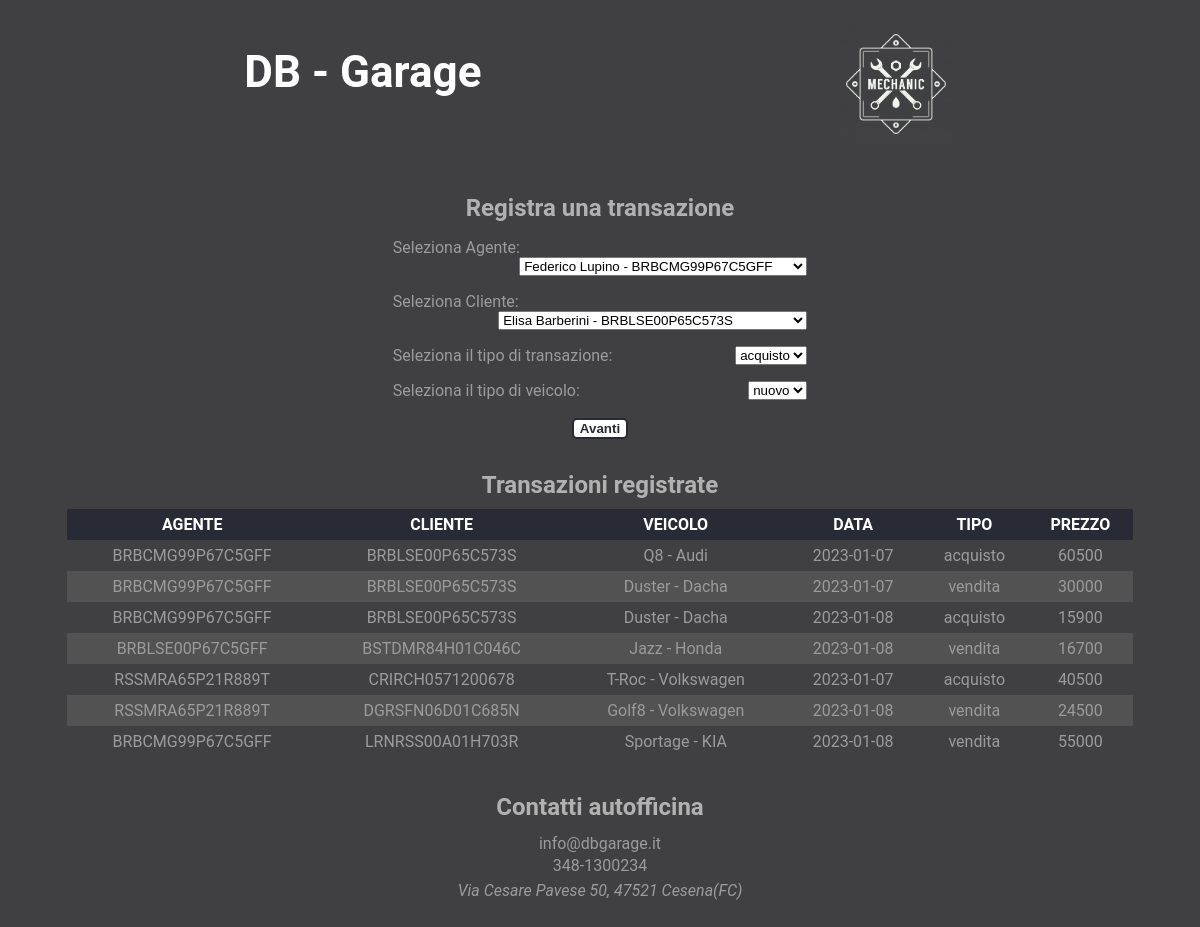
Page /app-web/gestione_transazioni.php on the committed database.
### tables this page shows
CREATE TABLE `transazione` (
  `CF_cliente` char(16) NOT NULL,
  `CF_agente` char(16) NOT NULL,
  `targa` varchar(7) NOT NULL,
  `prezzo` int(6) NOT NULL,
  `tipologia` char(8) NOT NULL,
  `data_transazione` date NOT NULL,
  `ora` time NOT NULL
);

CREATE TABLE `veicolo_usato` (
  `casa_produttrice` char(15) NOT NULL,
  `modello` char(20) NOT NULL,
  `anno_produzione` year(4) NOT NULL,
  `cilindrata` char(10) NOT NULL,
  `km_percorsi` int(6) DEFAULT NULL,
  `targa` varchar(7) NOT NULL
);

### app-web/gestione_transazioni.php (called while the page is built, shortened)
<?php
    require_once 'require.php';
    $SetParameters["titolo"] = "Gestione transazioni";
    $SetParameters["file"] = "nuova_transazione.php";
	$SetParameters["selezionati_specifiche"] = false;
	if(isset($_POST["avanti"]) && isset($_POST["selezioneAgente"]) && isset($_POST["selezioneCliente"]) && isset($_POST["selezioneTipo"])){
		$SetParameters["selezionati"] = true;
		$_SESSION["selezionati"] = true;
		$SetParameters["agente"] = $db->checkAgent($_POST["selezioneAgente"]);
		$_SESSION["agente"] = $SetParameters["agente"][0];
		$SetParameters["cliente"] = $db->checkClient($_POST["selezioneCliente"]);
		$_SESSION["cliente"] = $SetParameters["cliente"][0];
		$SetParameters["tipo"] = $_POST["selezioneTipo"];
		$_SESSION["tipo"] = $SetParameters["tipo"];
		$SetParameters["tipoVeicolo"] = $_POST["selezioneTipoVeicolo"];
		$_SESSION["tipoVeicolo"] = $SetParameters["tipoVeicolo"];
		if($_POST["selezioneTipo"] == "acquisto"){
			if($_SESSION["tipoVeicolo"] == "nuovo"){
				$SetParameters["veicoli"] = $db->getAllVeicoliNuovi();
			}else{
				$SetParameters["veicoli"] = $db->getClientValidCar(0, $_POST["selezioneCliente"]);
			}
		} else{
			if($_SESSION["tipoVeicolo"] == "nuovo"){
				$SetParameters["veicoli"] = $db->getAllVeicoliNuovi();
			}else{
				$SetParameters["veicoli"] = $db->getGarageCar(1);
			}
		}
	}
	else{
		$SetParameters["agenti"] = $db->getAllAgents();
		$SetParameters["clienti"] = $db->getAllClient();
	}
	$SetParameters["transazioni"] = $db->getAllTransactions();
    require("template/base.php");
?>

### app-web/require.php (called while the page is built, shortened)
<?php
require_once("databasegarage.php");
$db = new DatabaseHelper("127.0.0.1", "root", "", "officina", 3306);
$SetParameters["scripts"] = array();
?>

### app-web/databasegarage.php (called while the page is built, shortened)
<?php
class DatabaseHelper {
	private $db;
	public function __construct($servername, $username, $password, $dbname, $port) {
		$this->db = new mysqli($servername, $username, $password, $dbname, $port);
	}
    public function getAllAgents(){
        $statement = $this->db->prepare("SELECT * FROM AGENTE");
		$statement->execute();
		$result = $statement->get_result();
		return $result->fetch_all(MYSQLI_ASSOC);
    }
    public function getAllClient(){
        $statement = $this->db->prepare("SELECT * FROM CLIENTE");
		$statement->execute();
		$result = $statement->get_result();
		return $result->fetch_all(MYSQLI_ASSOC);
    }
    public function getAllTransactions(){
        $statement = $this->db->prepare("SELECT * FROM TRANSAZIONE ");
        $statement->execute();
		$result = $statement->get_result();
		return $result->fetch_all(MYSQLI_ASSOC);
    }
    public function getVeicoloUsatoSpecifico($targa){
        $statement = $this->db->prepare("SELECT * FROM VEICOLO_USATO WHERE targa = ?");
        $statement->bind_param('s', $targa);
		$statement->execute();
		$result = $statement->get_result();
        $data = $result->fetch_array(MYSQLI_ASSOC);
        return $data["modello"]." - ".$data["casa_produttrice"];
    }
}
?>

### app-web/template/nuova_transazione.php (the view, shortened to what this page needs)
<section class="grande">
	<h2>Registra una transazione</h2>
	<form action="#" method="POST">
		<ul>
			<li>
				<label for="selezioneAgente"> Seleziona Agente: </label>
				<?php if (isset($SetParameters["selezionati"])):?>
					<select name="selezioneAgente" required disabled>
					<?php foreach($SetParameters["agente"] as $agente) :?>
						<option value=<?php echo($agente["CF_agente"])?>><?php echo $agente["nome"]." ".$agente["cognome"]." - ".$agente["CF_agente"]?></option>
					<?php endforeach; ?>
				<?php else: ?>
					<select name="selezioneAgente" required>
					<?php foreach($SetParameters["agenti"] as $agente) :?>
						<option value=<?php echo $agente["CF_agente"]?>><?php echo $agente["nome"]." ".$agente["cognome"]." - ".$agente["CF_agente"]?></option>
					<?php endforeach; ?>
				<?php endif;?>
				</select>
			</li>
			<li>
				<label for="selezioneCliente"> Seleziona Cliente: </label>
				<?php if(isset($SetParameters["selezionati"])): ?>
					<select name="selezioneCliente" required disabled>
					<?php foreach($SetParameters["cliente"] as $cliente) :?>
						<option value=<?php echo $cliente["CF_cliente"]?>><?php echo $cliente["nome"]." ".$cliente["cognome"]." - ".$cliente["CF_cliente"]?></option>
					<?php endforeach; ?>
				<?php else: ?>
					<select name="selezioneCliente" required>
					<?php foreach($SetParameters["clienti"] as $cliente) :?>
						<option value=<?php echo $cliente["CF_cliente"]?>><?php echo $cliente["nome"]." ".$cliente["cognome"]." - ".$cliente["CF_cliente"]?></option>
					<?php endforeach; ?>
				<?php endif;?>
				</select>
			</li>
			<li>
				<label for="selezioneTipo"> Seleziona il tipo di transazione: </label>
				<?php if(isset($SetParameters["selezionati"])):?>
					<select name="selezioneTipo" required disabled>
						<option value=<?php echo $SetParameters["tipo"]; ?>><?php echo $SetParameters["tipo"]; ?></option>
				<?php else:?>
					<select name="selezioneTipo" required>
						<option value="acquisto">acquisto</option>
				<?php endif;?>
				</select>
			</li>
			<li>
				<label for="selezioneTipoVeicolo"> Seleziona il tipo di veicolo: </label>
				<?php if(isset($SetParameters["selezionati"])):?>
					<select name="selezioneTipoVeicolo" required disabled>
						<option value=<?php echo $SetParameters["tipoVeicolo"]; ?>><?php echo $SetParameters["tipoVeicolo"]; ?></option>
				<?php else:?>
					<select name="selezioneTipoVeicolo" required>
						<option value="nuovo">nuovo</option>
				<?php endif;?>
				</select>
			</li>
		</ul>
		<input type="submit" name=<?php if(isset($SetParameters["selezionati"])): echo "inserisciTransazione";else: echo "avanti"; endif?> value=<?php if(isset($SetParameters["selezionati"])): echo "Inserisci transazione";else: echo "Avanti"; endif?> >
	</form>
</section>
<section class="tabelle">
	<h2>Transazioni registrate</h2>
	<table>
		<thead>
			<tr>
				<th>AGENTE</th><th>CLIENTE</th><th>VEICOLO</th><th>DATA</th><th>TIPO</th><th>PREZZO</th>
			</tr>
		</thead>
		<tbody>
		<?php foreach($SetParameters["transazioni"] as $transazione) :?>
				<tr class="noform">
					<td><?php echo $transazione["CF_agente"]; ?></td>
					<td><?php echo $transazione["CF_cliente"]; ?></td>
					<td><?php echo $db->getVeicoloUsatoSpecifico($transazione["targa"]); ?></td>
					<td><?php echo $transazione["data_transazione"]; ?></td>
					<td><?php echo $transazione["tipologia"]; ?></td>
					<td><?php echo $transazione["prezzo"]; ?></td>
				</tr>
			<?php endforeach; ?>
		</tbody>
	</table>
</section>

### app-web/css/style.css (style rules this page uses)
body { text-align: center; display: flex; flex-direction: column; align-items: center; background-color: rgb(64,64,66); }
h2 { margin: 10px 0; color: rgb(177,177,177); }
ul { padding: 0; list-style-type: none; display: flex; justify-content: space-around; }
form ul { display: flex; flex-direction: column; gap: 2vh; }
form > ul *:not(legend, ul) { float: right; }
form > ul > li label, form fieldset > ul > li > label { float: left; }
table, .l100 { border-spacing: 0; width: 100%; margin: 10px 0; }
td, th { padding: 0.5vw; text-align: center; }
thead tr, caption { background-color: #282A35; color: white; }
tr.noform:nth-child(even), tr:nth-child(4n) { background-color: #7272725c; }
section { margin: 20px 25%; width: 30%; }
section.grande { margin: 20px 15%; width: 35%; }
section.tabelle { margin: 0px 5%; width: 90%; }
input[type="submit"], button:hover { margin: 2px; background-color: white; color: #282A35; border-radius: 5px; font-weight: 600; border: 2px solid #282A35; font-family: sans-serif; }
body { font-family: 'Roboto', 'Gill Sans MT', Calibri, 'Trebuchet MS', sans-serif; color: rgb(155,155,155); }

### rows in the picture
transazione: CF_agente "BRBCMG99P67C5GFF", CF_cliente "BRBLSE00P65C573S", targa.casa_produttrice "Q8 - Audi", data_transazione "2023-01-07", tipologia "acquisto", prezzo "60500"
transazione: CF_agente "BRBCMG99P67C5GFF", CF_cliente "BRBLSE00P65C573S", targa.casa_produttrice "Duster - Dacha", data_transazione "2023-01-07", tipologia "vendita", prezzo "30000"
transazione: CF_agente "BRBCMG99P67C5GFF", CF_cliente "BRBLSE00P65C573S", targa.casa_produttrice "Duster - Dacha", data_transazione "2023-01-08", tipologia "acquisto", prezzo "15900"
transazione: CF_agente "BRBLSE00P67C5GFF", CF_cliente "BSTDMR84H01C046C", targa.casa_produttrice "Jazz - Honda", data_transazione "2023-01-08", tipologia "vendita", prezzo "16700"
transazione: CF_agente "RSSMRA65P21R889T", CF_cliente "CRIRCH0571200678", targa.casa_produttrice "T-Roc - Volkswagen", data_transazione "2023-01-07", tipologia "acquisto", prezzo "40500"
transazione: CF_agente "RSSMRA65P21R889T", CF_cliente "DGRSFN06D01C685N", targa.casa_produttrice "Golf8 - Volkswagen", data_transazione "2023-01-08", tipologia "vendita", prezzo "24500"
transazione: CF_agente "BRBCMG99P67C5GFF", CF_cliente "LRNRSS00A01H703R", targa.casa_produttrice "Sportage - KIA", data_transazione "2023-01-08", tipologia "vendita", prezzo "55000"

### other values in the picture
form field selezioneAgente "Federico Lupino - BRBCMG99P67C5GFF"
form field selezioneCliente "Elisa Barberini - BRBLSE00P65C573S"
